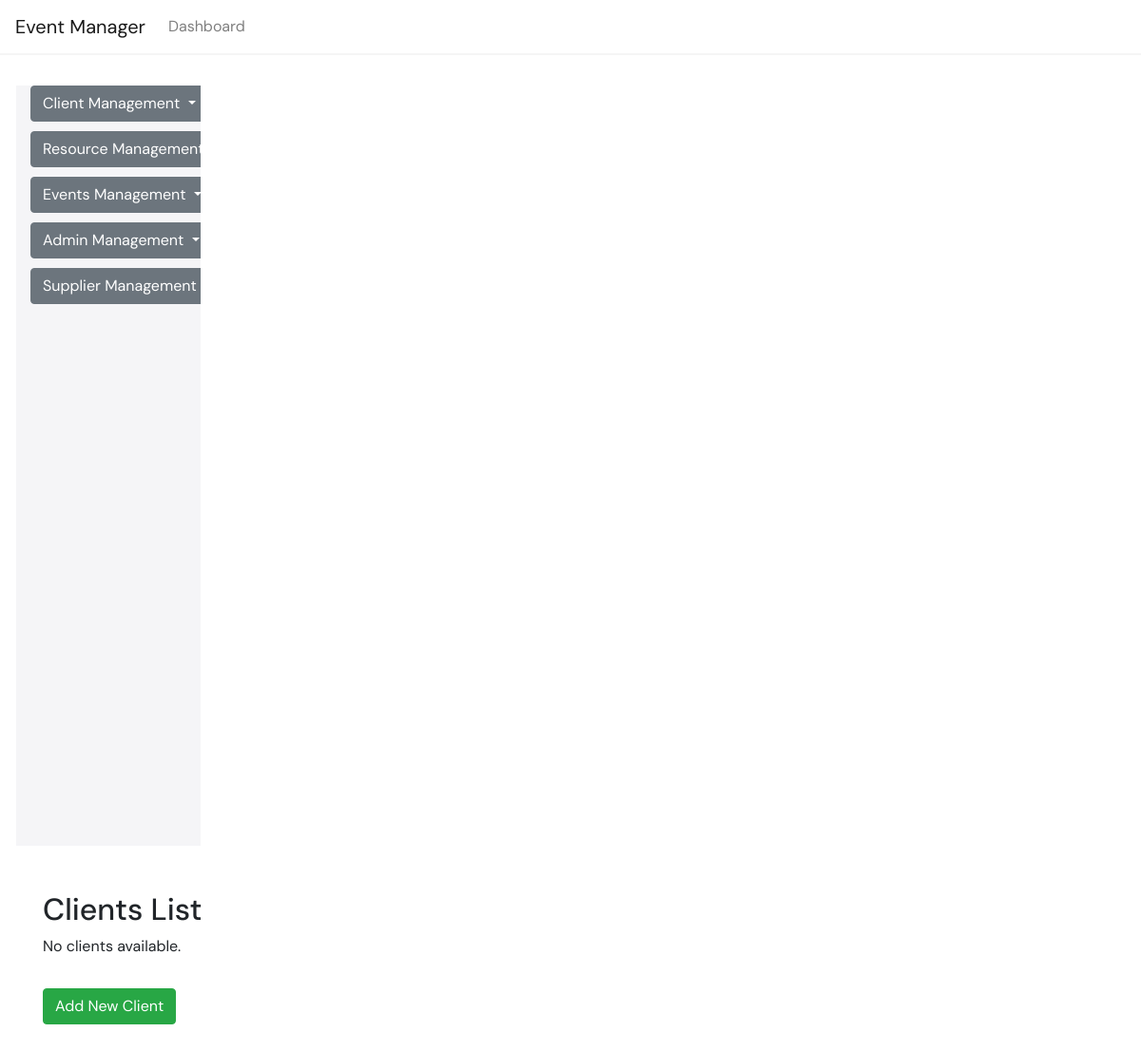
Before: /accounts/clients/ with the older database file.
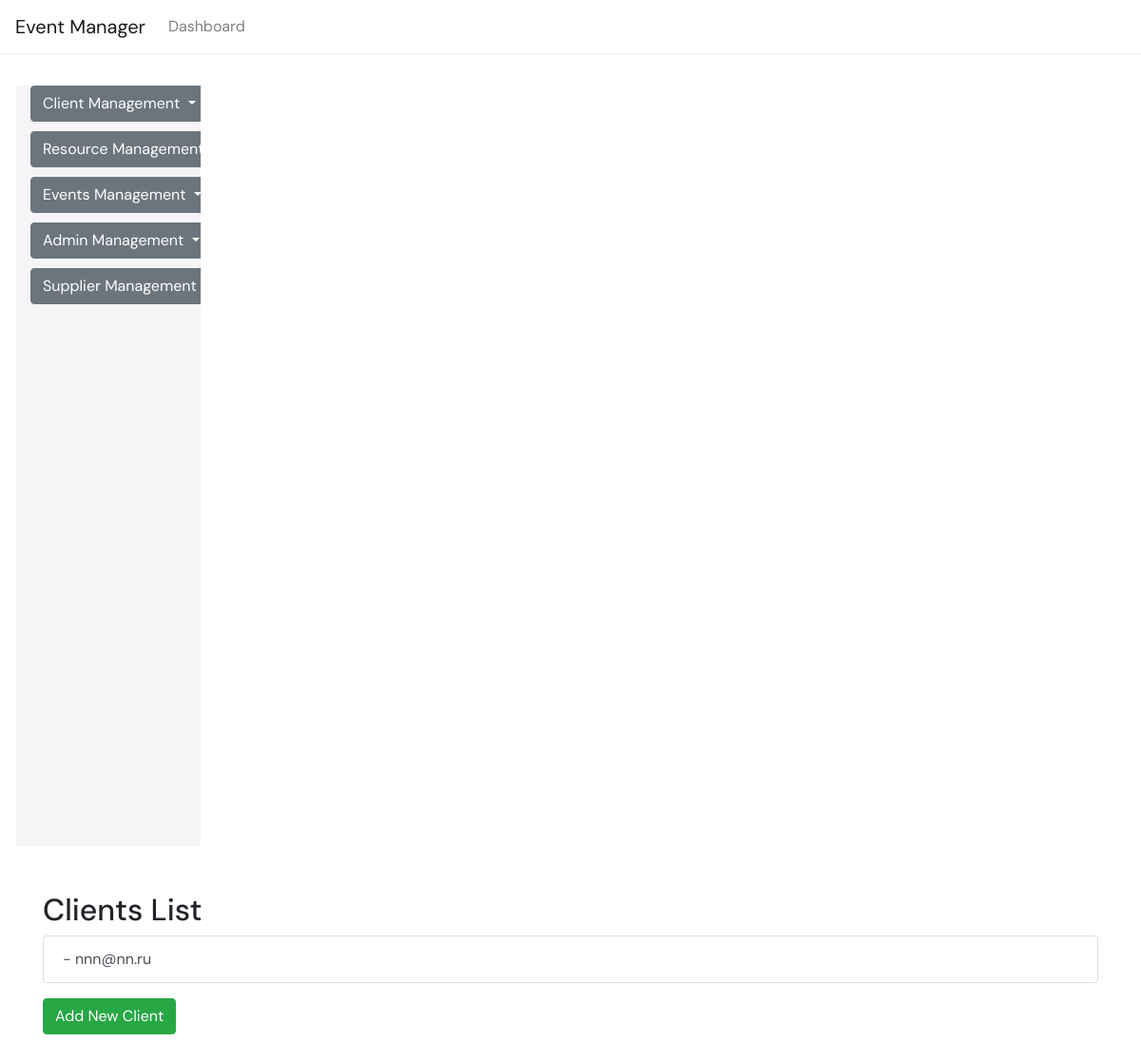
After: the same page with the newer database file.
### accounts/models.py (models this page shows)
class Client(models.Model):
    user = models.OneToOneField(CustomUser, on_delete=models.CASCADE, related_name='client_profile')
    email = models.EmailField(max_length=255, unique=True)

### accounts/views.py (the view)
# urls.py: path('clients/', ClientListView.as_view(), name='client_list'),
class ClientListView(ListView):
    model = Client
    template_name = 'admin/client_list.html'
    context_object_name = 'clients'

### event_manager/context_processors.py (called while the page is built)
def add_event_list_to_context(request):
    return {
        'events': Event.objects.all()
    }

### event_manager/templates/admin/client_list.html
{% extends 'base.html' %}
{% block content %}
<div class="container mt-5">
    <h2>Clients List</h2>
    {% if clients %}
    <div class="list-group">
        {% for client in clients %}
        <a href="{% url 'accounts:client_detail' client.pk %}" class="list-group-item list-group-item-action d-flex justify-content-between align-items-center">
            {{ client.user.get_full_name }} - {{ client.email }}
        </a>
        {% endfor %}
    </div>
    {% else %}
    <p>No clients available.</p>
    {% endif %}
    <a href="{% url 'accounts:client_add' %}" class="btn btn-success mt-3">Add New Client</a>
</div>
{% endblock %}

Changed rows visible on the page:
added Client: email "nnn@nn.ru"
Other visible differences:
text no longer shown: "No clients available."
